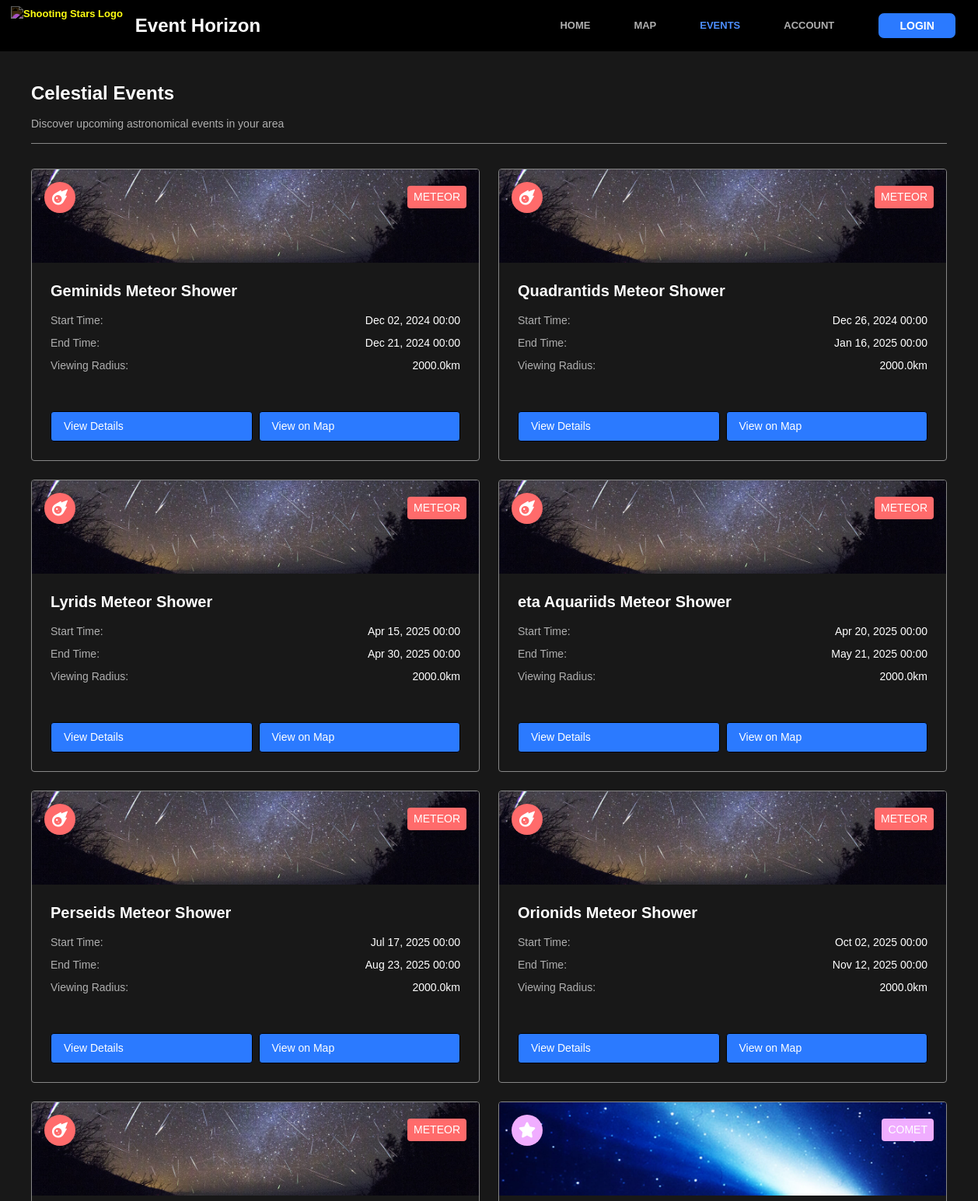
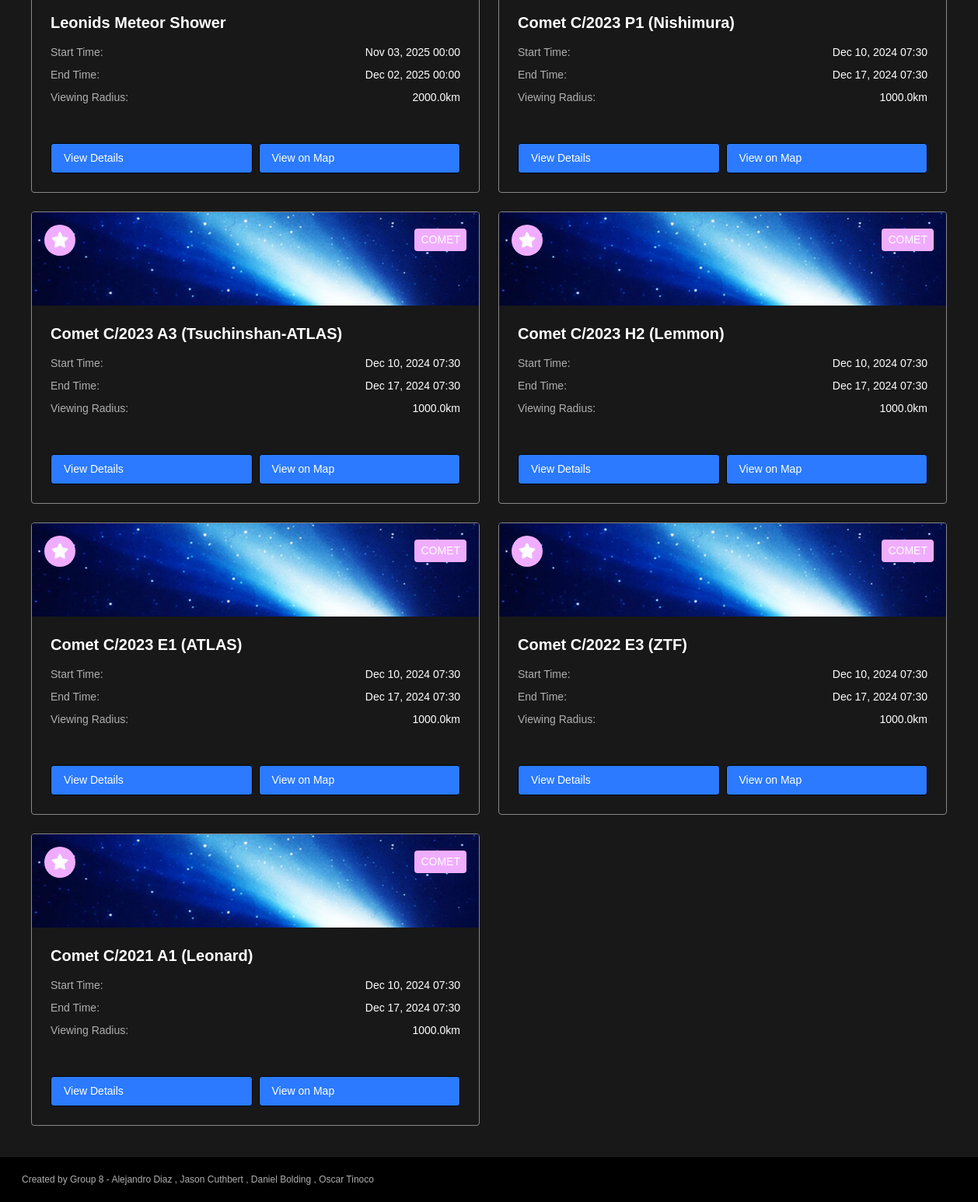
Page /list/ on the committed database (2 pictures, top to bottom).
### stars_app/models/celestialevent.py (models this page shows, shortened)
class CelestialEvent(models.Model):
    EVENT_TYPES = [
        ('METEOR', 'Meteor Shower'),
        ('ECLIPSE', 'Eclipse'),
        ('PLANET', 'Planetary Event'),
        ('AURORA', 'Aurora'),
        ('OTHER', 'Other'),
        ('COMET', 'Comet'),
    ]
    name = models.CharField(max_length=200)
    event_type = models.CharField(max_length=10, choices=EVENT_TYPES)
    description = models.TextField()
    latitude = models.FloatField()
    longitude = models.FloatField()
    elevation = models.FloatField(help_text="Elevation in meters")
    start_time = models.DateTimeField()
    end_time = models.DateTimeField()
    viewing_radius = models.FloatField(help_text="Optimal viewing radius in km")

### stars_app/views.py (the view)
# urls.py: path('list/', views.event_list, name='event_list'),
def event_list(request):
    event_list = CelestialEvent.objects.all()
    return render(request, 'stars_app/list.html', {'events':event_list})

### stars_app/templates/stars_app/list.html
{% extends "stars_app/base.html" %}
{% block body_class %}list-page{% endblock %}
{% block content %}
    <div class="events-container">
        <div class="events-header">
            <h3>Celestial Events</h3>
            <p class="subtitle">Discover upcoming astronomical events in your area</p>
        </div>
        {% if events %}
            <div class="events-grid">
                {% for event in events %}
                    <div class="event-card" data-event-type="{{ event.event_type }}">
                        <div class="event-banner">
                            {% if event.event_type == "COMET" %}
                                <img src="/static/images/comet-banner.jpg" alt="Comet event banner">
                            {% elif event.event_type == "ECLIPSE" %}
                                <img src="/static/images/eclipse-banner.jpg" alt="Eclipse event banner">
                            {% elif event.event_type == "METEOR" %}
                                <img src="/static/images/meteor-banner.jpg" alt="Meteor shower event banner">
                            {% elif event.event_type == "PLANET" %}
                                <img src="/static/images/planet-banner.jpg" alt="Planetary event banner">
                            {% elif event.event_type == "AURORA" %}
                                <img src="/static/images/aurora-banner.jpg" alt="Aurora event banner">
                            {% else %}
                                <img src="/static/images/default-banner.jpg" alt="Celestial event banner">
                            {% endif %}
                            <div class="event-header">
                                <div class="event-icon">
                                    {% if event.event_type == "COMET" %}
                                        <i class="fas fa-star"></i>
                                    {% elif event.event_type == "ECLIPSE" %}
                                        <i class="fas fa-moon"></i>
                                    {% elif event.event_type == "METEOR" %}
                                        <i class="fas fa-meteor"></i>
                                    {% elif event.event_type == "PLANET" %}
                                        <i class="fas fa-globe"></i>
                                    {% elif event.event_type == "AURORA" %}
                                        <i class="fas fa-sparkles"></i>
                                    {% else %}
                                        <i class="fas fa-star-shooting"></i>
                                    {% endif %}
                                </div>
                                <div class="event-type">{{ event.event_type }}</div>
                            </div>
                        </div>
                        <div class="event-content">
                            <h4>{{ event.name }}</h4>
                            <div class="event-info">
                                <div class="info-item">
                                    <span class="label">Start Time:</span>
                                    <span class="value">{{ event.start_time|date:"M d, Y H:i" }}</span>
                                </div>
                                <div class="info-item">
                                    <span class="label">End Time:</span>
                                    <span class="value">{{ event.end_time|date:"M d, Y H:i" }}</span>
                                </div>
                                <div class="info-item">
                                    <span class="label">Viewing Radius:</span>
                                    <span class="value">{{ event.viewing_radius }}km</span>
                                </div>
                            </div>
                        </div>
                        <div class="event-actions">
                            <a href="{% url 'details' event.id %}" class="save-button">View Details</a>
                            <a href="{% url 'map' %}?lat={{ event.latitude }}&lng={{ event.longitude }}&zoom=12"
                               class="save-button">View on Map</a>
                        </div>
                    </div>
                {% endfor %}
            </div>
        {% else %}
            <div class="empty-state">
                <p>No celestial events are currently scheduled.</p>
                <a href="{% url 'map' %}" class="btn-primary">Explore Map</a>
            </div>
        {% endif %}
    </div>
{% endblock %}

### stars_app/templates/stars_app/base.html (shortened to what this page needs)
{% load static %}
<!DOCTYPE html>
<html lang="en">
<head>
    <link rel="stylesheet" href="{% static 'css/base/styles.css' %}" type="text/css">
    <link rel="stylesheet" href="https://cdnjs.cloudflare.com/ajax/libs/font-awesome/6.4.0/css/all.min.css">
</head>
<body>
    <nav class="navbar">
        <div class="logo">
            <a href="{% url 'home' %}">
                <img src="/static/images/logo.png" alt="Shooting Stars Logo" class="logo-img">
                <h3>Event Horizon</h3>
            </a>
        </div>
        <div class="nav-container">
            <ul class="nav-links" id="nav-links">
                <li><a class="nav-link" href="{% url 'home' %}">HOME</a></li>
                <li><a class="nav-link" href="{% url 'map' %}">MAP</a></li>
                <li><a class="nav-link" href="{% url 'event_list' %}">EVENTS</a></li>
                {% if user.is_authenticated %}
                    <li><a class="nav-link" href="{% url 'account' user.id %}">ACCOUNT</a></li>
                {% else %}
                    <li><a class="nav-link" href="{% url 'login' %}?next={% url 'account' 1 %}">ACCOUNT</a></li>
                {% endif %}
            </ul>
            <div class="hamburger-auth-group">
                <div class="auth-links" id="auth-links">
                    {% if user.is_authenticated %}
                        <a href="{% url 'logout' %}" class="save-button">LOGOUT</a>
                    {% else %}
                        {% if request.path != '/login/' %}
                            <a href="{% url 'login' %}?next={{ request.path }}" class="save-button">LOGIN</a>
                        {% else %}
                            <a href="{% url 'login' %}" class="save-button">LOGIN</a>
                        {% endif %}
                    {% endif %}
                </div>
            </div>
        </div>
    </nav>
    <div class="content {% block body_class %}{% endblock %}">
        {% block content %}
        {% endblock %}
    </div>
    <footer class="footer">
        <p>Created by Group 8 - Alejandro Diaz , Jason Cuthbert , Daniel Bolding , Oscar Tinoco</p>
    </footer>
</body>
</html>

### rows in the picture
CelestialEvent: event_type "METEOR", name "Geminids Meteor Shower", start_time "Dec 02, 2024 00:00", end_time "Dec 21, 2024 00:00", viewing_radius "2000.0"
CelestialEvent: event_type "METEOR", name "Quadrantids Meteor Shower", start_time "Dec 26, 2024 00:00", end_time "Jan 16, 2025 00:00", viewing_radius "2000.0"
CelestialEvent: event_type "METEOR", name "Lyrids Meteor Shower", start_time "Apr 15, 2025 00:00", end_time "Apr 30, 2025 00:00", viewing_radius "2000.0"
CelestialEvent: event_type "METEOR", name "eta Aquariids Meteor Shower", start_time "Apr 20, 2025 00:00", end_time "May 21, 2025 00:00", viewing_radius "2000.0"
CelestialEvent: event_type "METEOR", name "Perseids Meteor Shower", start_time "Jul 17, 2025 00:00", end_time "Aug 23, 2025 00:00", viewing_radius "2000.0"
CelestialEvent: event_type "METEOR", name "Orionids Meteor Shower", start_time "Oct 02, 2025 00:00", end_time "Nov 12, 2025 00:00", viewing_radius "2000.0"
CelestialEvent: event_type "METEOR", name "Leonids Meteor Shower", start_time "Nov 03, 2025 00:00", end_time "Dec 02, 2025 00:00", viewing_radius "2000.0"
CelestialEvent: event_type "COMET", name "Comet C/2023 P1 (Nishimura)", start_time "Dec 10, 2024 07:30", end_time "Dec 17, 2024 07:30", viewing_radius "1000.0"
CelestialEvent: event_type "COMET", name "Comet C/2023 A3 (Tsuchinshan-ATLAS)", start_time "Dec 10, 2024 07:30", end_time "Dec 17, 2024 07:30", viewing_radius "1000.0"
CelestialEvent: event_type "COMET", name "Comet C/2023 H2 (Lemmon)", start_time "Dec 10, 2024 07:30", end_time "Dec 17, 2024 07:30", viewing_radius "1000.0"
CelestialEvent: event_type "COMET", name "Comet C/2023 E1 (ATLAS)", start_time "Dec 10, 2024 07:30", end_time "Dec 17, 2024 07:30", viewing_radius "1000.0"
CelestialEvent: event_type "COMET", name "Comet C/2022 E3 (ZTF)", start_time "Dec 10, 2024 07:30", end_time "Dec 17, 2024 07:30", viewing_radius "1000.0"
CelestialEvent: event_type "COMET", name "Comet C/2021 A1 (Leonard)", start_time "Dec 10, 2024 07:30", end_time "Dec 17, 2024 07:30", viewing_radius "1000.0"
